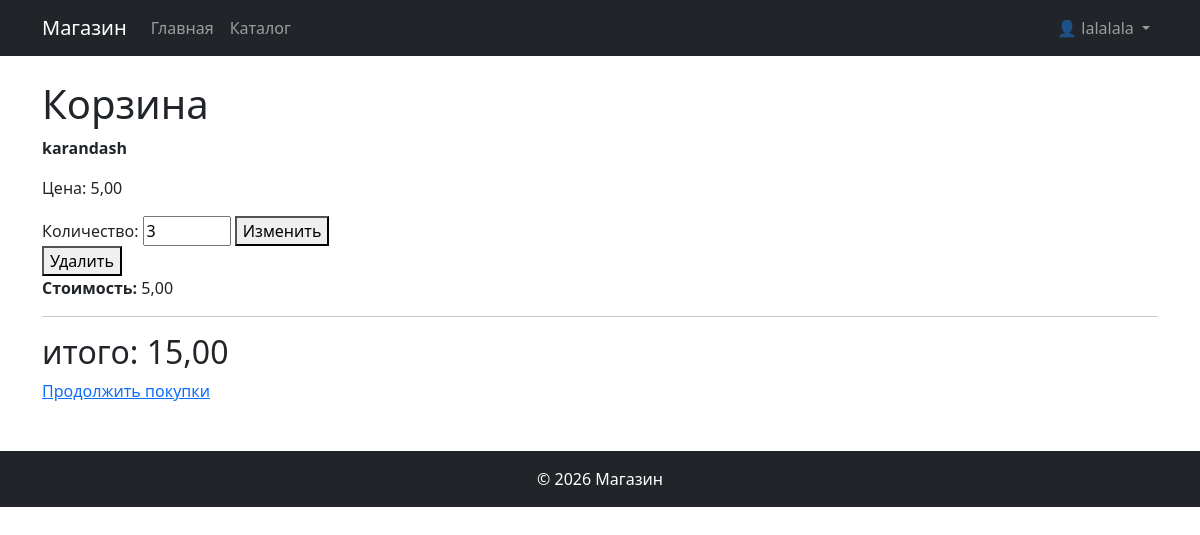
The page /cart/ (signed in) on the database its author committed.
### shop/models.py (models this page shows, shortened)
class CartItem(models.Model):
    cart = models.ForeignKey(Cart, on_delete = models.CASCADE)
    product = models.ForeignKey(Product, on_delete = models.CASCADE)
    quantity = models.PositiveIntegerField()

class Product(models.Model):
    name = models.CharField(max_length = 200)
    description = models.TextField()
    photo = models.ImageField(upload_to = 'products/', blank = True)
    price = models.DecimalField(max_digits = 10, decimal_places = 2,
    validators = [MinValueValidator(0)])
    stock = models.IntegerField(validators = [MinValueValidator(0)])
    category = models.ForeignKey(Category, on_delete = models.CASCADE)
    manufacturer = models.ForeignKey(Manufacturer, on_delete = models.CASCADE)

### shop/views.py (the view)
# urls.py: path('cart/', views.cart_view, name='cart_view'),
@login_required
def cart_view(request):
    cart, created = Cart.objects.get_or_create(user=request.user)
    cart_items = cart.cartitem_set.all()
    total_price = 0
    for item in cart_items:
        total_price += item.product.price * item.quantity
    return render(request, 'shop/cart.html', {
        'cart_items': cart_items,
        'total_price': total_price
    })

### shop/templates/shop/cart.html (shortened to what this page needs)
{% extends 'shop/base.html' %}
{% block content %}
<h1>Корзина</h1>
{% if cart_items %}
    {% for item in cart_items %}
        <div>
            <p><b>{{ item.product.name }}</b></p>
            <p>Цена: {{ item.product.price }}</p>
            <form method="post" action="/cart/update/{{ item.id }}/">
                <label>Количество:</label>
                <input type="number" name="quantity" value="{{ item.quantity }}" min="1" max="{{ item.product.stock }}">
                <button type="submit">Изменить</button>
            </form>
            <form method="post" action="/cart/remove/{{ item.id }}/">
                <button type="submit">Удалить</button>
            </form>
            <p><b>Стоимость:</b> {{ item.product.price}}</p>
        </div>
        <hr>
    {% endfor %}
    <h2>итого: {{ total_price }}</h2>
{% else %}
    <p>Корзина пуста</p>
{% endif %}
<a href="/catalog/">Продолжить покупки</a>
{% endblock %}

### shop/templates/shop/base.html (shortened to what this page needs)
{% load static %}
<!DOCTYPE html>
<html lang="ru">
<head>
    <link href="https://cdn.jsdelivr.net/npm/bootstrap@5.3.0/dist/css/bootstrap.min.css" rel="stylesheet">
    <link rel="stylesheet" href="{% static 'css/style.css' %}">
</head>
<body>
    <nav class="navbar navbar-expand-lg navbar-dark bg-dark mb-4">
        <div class="container">
            <a class="navbar-brand" href="{% url 'shop:index' %}">Магазин</a>
            <div class="collapse navbar-collapse" id="navbarNav">
                <ul class="navbar-nav me-auto">
                    <li class="nav-item">
                        <a class="nav-link" href="{% url 'shop:index' %}">Главная</a>
                    </li>
                    <li class="nav-item">
                        <a class="nav-link" href="{% url 'shop:product_list' %}">Каталог</a>
                    </li>
                </ul>
                <ul class="navbar-nav">
                    {% if user.is_authenticated %}
                        <li class="nav-item dropdown">
                            <a class="nav-link dropdown-toggle" href="#" id="navbarDropdown" role="button" data-bs-toggle="dropdown">
                                👤 {{ user.username }}
                            </a>
                        </li>
                    {% else %}
                        <li class="nav-item"><a class="nav-link" href="{% url 'shop:login' %}">Войти</a></li>
                        <li class="nav-item"><a class="nav-link" href="{% url 'shop:register' %}">Регистрация</a></li>
                    {% endif %}
                </ul>
            </div>
        </div>
    </nav>
    <main class="container">
        {% block content %}{% endblock %}
    </main>
    <footer class="bg-dark text-white text-center py-3 mt-5">
        <p class="mb-0">&copy; 2026 Магазин</p>
    </footer>
</body>
</html>

### rows shown on the page
CartItem: product.name "karandash", product.price "5,00", quantity "3"

### other values the page prints
{{ user.username }} "lalalala"
{{ total_price }} "15,00"
